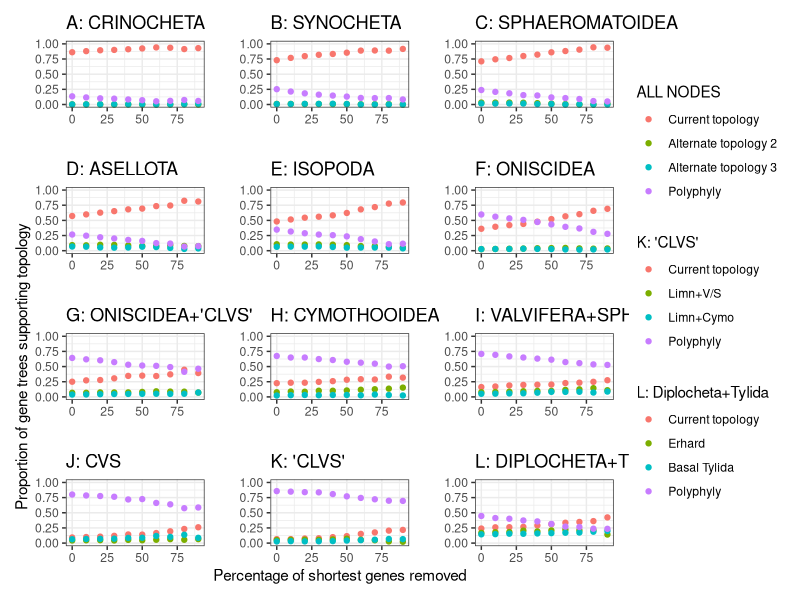

Reproduce this figure in R.

library(ggplot2)
library(patchwork)
library(tidyverse)


# Script to plot % gene trees vs topology info
# started on 6/7/23

getwd()
setwd(dir = 'Documents/_Isopoda/R_plotting/') # 

# read file
df1 <- read.csv('Gene_concordance/1_Crinocheta.csv')
df2 <- read.csv('Gene_concordance/2_Synocheta.csv')
df3 <- read.csv('Gene_concordance/3_Sphaeromatoidea.csv')
df4 <- read.csv('Gene_concordance/4_Asellota.csv')
df5 <- read.csv('Gene_concordance/5_Isopoda.csv')
df6 <- read.csv('Gene_concordance/6_Oniscidea.csv')
df7 <- read.csv('Gene_concordance/7_CLVS_Oniscidea.csv')
df8 <- read.csv('Gene_concordance/8_Cymothooidea.csv')
df9 <- read.csv('Gene_concordance/9_Valvifera_Sphaero.csv')
df10 <- read.csv('Gene_concordance/10_CVS.csv')
df11 <- read.csv('Gene_concordance/11_CLVS.csv')
df12 <- read.csv('Gene_concordance/12_Diplocheta_Tylida.csv')


# filter dataframe to just keep columns we're interested in
df1 <- df1[,c(1, 5, 8, 11, 15)]
df2 <- df2[,c(1, 5, 8, 11, 15)]
df3 <- df3[,c(1, 5, 8, 11, 15)]
df4 <- df4[,c(1, 5, 8, 11, 15)]
df5 <- df5[,c(1, 5, 8, 11, 15)]
df6 <- df6[,c(1, 5, 8, 11, 15)]
df7 <- df7[,c(1, 5, 8, 11, 15)]
df8 <- df8[,c(1, 5, 8, 11, 15)]
df9 <- df9[,c(1, 5, 8, 11, 15)]
df10 <- df10[,c(1, 5, 8, 11, 15)]
df11 <- df11[,c(1, 5, 8, 11, 15)]
df12 <- df12[,c(1, 5, 8, 11, 15)]

# rename columns to nice names
colnames(df1) <- c('per', 'Current topology', 'Alternate topology 2', 'Alternate topology 3', 'Polyphyly')
colnames(df2) <- c('per', 'Current topology', 'Alternate topology 2', 'Alternate topology 3', 'Polyphyly')
colnames(df3) <- c('per', 'Current topology', 'Alternate topology 2', 'Alternate topology 3', 'Polyphyly')
colnames(df4) <- c('per', 'Current topology', 'Alternate topology 2', 'Alternate topology 3', 'Polyphyly')
colnames(df5) <- c('per', 'Current topology', 'Alternate topology 2', 'Alternate topology 3', 'Polyphyly')
colnames(df6) <- c('per', 'Current topology', 'Alternate topology 2', 'Alternate topology 3', 'Polyphyly')
colnames(df7) <- c('per', 'Current topology', 'Alternate topology 2', 'Alternate topology 3', 'Polyphyly')
colnames(df8) <- c('per', 'Current topology', 'Alternate topology 2', 'Alternate topology 3', 'Polyphyly')
colnames(df9) <- c('per', 'Current topology', 'Alternate topology 2', 'Alternate topology 3', 'Polyphyly')
colnames(df10) <- c('per', 'Current topology', 'Alternate topology 2', 'Alternate topology 3', 'Polyphyly')
colnames(df11) <- c('per', 'Current topology', 'Limn+V/S', 'Limn+Cymo', 'Polyphyly')
colnames(df12) <- c('per', 'Current topology', 'Erhard', 'Basal Tylida', 'Polyphyly')

# convert from wide to long format of dataframe
df1 <- gather(df1, pattern, prop, c('Current topology', 'Alternate topology 2', 'Alternate topology 3', 'Polyphyly'), factor_key=TRUE)
df2 <- gather(df2, pattern, prop, c('Current topology', 'Alternate topology 2', 'Alternate topology 3', 'Polyphyly'), factor_key=TRUE)
df3 <- gather(df3, pattern, prop, c('Current topology', 'Alternate topology 2', 'Alternate topology 3', 'Polyphyly'), factor_key=TRUE)
df4 <- gather(df4, pattern, prop, c('Current topology', 'Alternate topology 2', 'Alternate topology 3', 'Polyphyly'), factor_key=TRUE)
df5 <- gather(df5, pattern, prop, c('Current topology', 'Alternate topology 2', 'Alternate topology 3', 'Polyphyly'), factor_key=TRUE)
df6 <- gather(df6, pattern, prop, c('Current topology', 'Alternate topology 2', 'Alternate topology 3', 'Polyphyly'), factor_key=TRUE)
df7 <- gather(df7, pattern, prop, c('Current topology', 'Alternate topology 2', 'Alternate topology 3', 'Polyphyly'), factor_key=TRUE)
df8 <- gather(df8, pattern, prop, c('Current topology', 'Alternate topology 2', 'Alternate topology 3', 'Polyphyly'), factor_key=TRUE)
df9 <- gather(df9, pattern, prop, c('Current topology', 'Alternate topology 2', 'Alternate topology 3', 'Polyphyly'), factor_key=TRUE)
df10 <- gather(df10, pattern, prop, c('Current topology', 'Alternate topology 2', 'Alternate topology 3', 'Polyphyly'), factor_key=TRUE)
df11 <- gather(df11, pattern, prop, c('Current topology', 'Limn+V/S', 'Limn+Cymo', 'Polyphyly'), factor_key=TRUE)
df12 <- gather(df12, pattern, prop, c('Current topology', 'Erhard', 'Basal Tylida', 'Polyphyly'), factor_key=TRUE)

# generate plot
first_plot <- ggplot(data=df1, aes(x=per, y=prop)) + ylim(0,1) + 
  geom_point(aes(col=pattern)) + theme_bw() + 
  labs(x="", y="") + 
  guides(col=guide_legend(title="ALL NODES")) +
  ggtitle("A: CRINOCHETA")

second_plot <- ggplot(data=df2, aes(x=per, y=prop)) + ylim(0,1) + 
  geom_point(aes(col=pattern)) + theme_bw() + 
  labs(x="", y="") + 
  guides(col=guide_legend(title="B: 'SYNOCHETA'")) +
  theme(legend.position = "none") +
  ggtitle("B: SYNOCHETA")

third_plot <- ggplot(data=df3, aes(x=per, y=prop)) + ylim(0,1) + 
  geom_point(aes(col=pattern)) + theme_bw() + 
  labs(x="", y="") + 
  guides(col=guide_legend(title="C: SPHAEROMATOIDEA")) +
  theme(legend.position = "none") +
  ggtitle("C: SPHAEROMATOIDEA")

fourth_plot <- ggplot(data=df4, aes(x=per, y=prop)) + ylim(0,1) + 
  geom_point(aes(col=pattern)) + theme_bw() + 
  labs(x="", y="") + 
  guides(col=guide_legend(title="D: ASELLOTA")) +
  theme(legend.position = "none") +
  ggtitle("D: ASELLOTA")

fifth_plot <- ggplot(data=df5, aes(x=per, y=prop)) + ylim(0,1) + 
  geom_point(aes(col=pattern)) + theme_bw() + 
  labs(x="", y="") + 
  guides(col=guide_legend(title="E: ISOPODA")) +
  theme(legend.position = "none") +
  ggtitle("E: ISOPODA")

sixth_plot <- ggplot(data=df6, aes(x=per, y=prop)) + ylim(0,1) + 
  geom_point(aes(col=pattern)) + theme_bw() + 
  labs(x="", y="") + 
  guides(col=guide_legend(title="F: ONISCIDEA")) +
  theme(legend.position = "none") +
  ggtitle("F: ONISCIDEA")

seventh_plot <- ggplot(data=df7, aes(x=per, y=prop)) + ylim(0,1) + 
  geom_point(aes(col=pattern)) + theme_bw() + 
  labs(x="", y="Proportion of gene trees supporting topology") + 
  guides(col=guide_legend(title="G: ONISCIDEA+'CLVS'")) +
  theme(legend.position = "none") +
  ggtitle("G: ONISCIDEA+'CLVS'")

eigth_plot <- ggplot(data=df8, aes(x=per, y=prop)) + ylim(0,1) + 
  geom_point(aes(col=pattern)) + theme_bw() + 
  labs(x="", y="") + 
  guides(col=guide_legend(title="H: CYMOTHOOIDEA")) + ylim(0,1) + 
  theme(legend.position = "none") +
  ggtitle("H: CYMOTHOOIDEA")

ninth_plot <- ggplot(data=df9, aes(x=per, y=prop)) + ylim(0,1) + 
  geom_point(aes(col=pattern)) + theme_bw() + 
  labs(x="", y="") + 
  guides(col=guide_legend(title="I: VS")) +
  theme(legend.position = "none") +
  ggtitle("I: VALVIFERA+SPHAEROMATIDEA") 

tenth_plot <- ggplot(data=df10, aes(x=per, y=prop)) + ylim(0,1) + 
  geom_point(aes(col=pattern)) + theme_bw() + 
  labs(x="", y="") + 
  guides(col=guide_legend(title="J: CVS"))  +
  theme(legend.position = "none") +
  ggtitle("J: CVS")

eleventh_plot <- ggplot(data=df11, aes(x=per, y=prop)) + ylim(0,1) + 
  geom_point(aes(col=pattern)) + theme_bw() + 
  labs(x="Percentage of shortest genes removed", y="") + 
  guides(col=guide_legend(title="K: 'CLVS'")) +
  ggtitle("K: 'CLVS'")

twelfth_plot <- ggplot(data=df12, aes(x=per, y=prop)) + ylim(0,1) + 
  geom_point(aes(col=pattern)) + theme_bw() + 
  labs(x="", y="") +
  guides(col=guide_legend(title="L: Diplocheta+Tylida")) +
  ggtitle("L: DIPLOCHETA+TYLIDA")  

combined_plot <- first_plot + second_plot + third_plot + fourth_plot + 
                fifth_plot + sixth_plot + seventh_plot + eigth_plot + ninth_plot +tenth_plot + 
                eleventh_plot + twelfth_plot +
  labs(x="", y="") +
  plot_layout(nrow=4) +
  plot_layout(guides = "collect") +
  theme(axis.title = element_text(hjust=0))

combined_plot



# view plot

#ggsave(plot=first_plot, file='first_plot.pdf', width=7, height=4)

# save plot
#ggsave(plot=second_plot, file='second_plot.pdf', width=7, height=4)

# save plot
#ggsave(plot=third_plot, file='third_plot.pdf', width=7, height=4)

